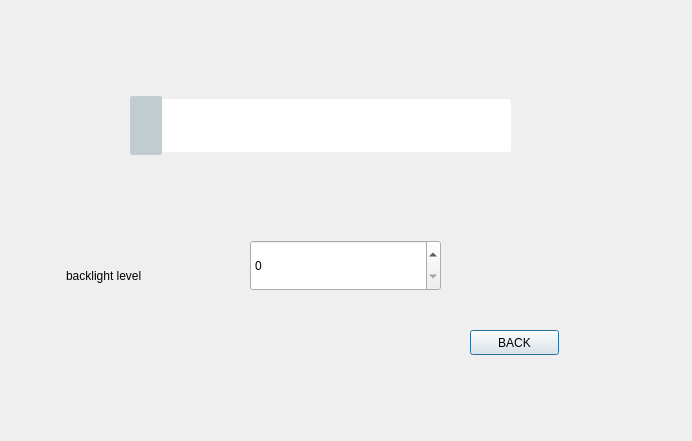
<?xml version="1.0" encoding="UTF-8"?>
<ui version="4.0">
 <class>Dialog</class>
 <widget class="QDialog" name="Dialog">
  <property name="geometry">
   <rect>
    <x>0</x>
    <y>0</y>
    <width>692</width>
    <height>441</height>
   </rect>
  </property>
  <property name="windowTitle">
   <string>Dialog</string>
  </property>
  <widget class="QSlider" name="horizontalSlider">
   <property name="geometry">
    <rect>
     <x>130</x>
     <y>90</y>
     <width>381</width>
     <height>71</height>
    </rect>
   </property>
   <property name="styleSheet">
    <string notr="true">/*horizontal ：水平QSlider*/
QSlider::groove:horizontal {
border: 0px solid #bbb;
}

/*1.滑动过的槽设计参数*/
QSlider::sub-page:horizontal {
 /*槽颜色*/
background: rgb(90,49,255);
 /*外环区域倒圆角度*/
border-radius: 2px;
 /*上遮住区域高度*/
margin-top:20px;
 /*下遮住区域高度*/
margin-bottom:20px;
/*width在这里无效，不写即可*/
}

/*2.未滑动过的槽设计参数*/
QSlider::add-page:horizontal {
/*槽颜色*/
background: rgb(255,255, 255);
/*外环大小0px就是不显示，默认也是0*/
border: 0px solid #777;
/*外环区域倒圆角度*/
border-radius: 2px;
 /*上遮住区域高度*/
margin-top:9px;
 /*下遮住区域高度*/
margin-bottom:9px;
}
 
/*3.平时滑动的滑块设计参数*/
QSlider::handle:horizontal {
/*滑块颜色*/
background: rgb(193,204,208);
/*滑块的宽度*/
width: 30px;
/*滑块外环为1px，再加颜色*/
border: 1px solid rgb(193,204,208);
 /*滑块外环倒圆角度*/
border-radius: 2px; 
 /*上遮住区域高度*/
margin-top:6px;
 /*下遮住区域高度*/
margin-bottom:6px;
}

/*4.手动拉动时显示的滑块设计参数*/
QSlider::handle:horizontal:hover {
/*滑块颜色*/
background: rgb(193,204,208);
/*滑块的宽度*/
width: 30px;
/*滑块外环为1px，再加颜色*/
border: 1px solid rgb(193,204,208);
 /*滑块外环倒圆角度*/
border-radius: 5px; 
 /*上遮住区域高度*/
margin-top:4px;
 /*下遮住区域高度*/
margin-bottom:4px;
}
</string>
   </property>
   <property name="orientation">
    <enum>Qt::Horizontal</enum>
   </property>
  </widget>
  <widget class="QLabel" name="label">
   <property name="geometry">
    <rect>
     <x>66</x>
     <y>250</y>
     <width>121</width>
     <height>51</height>
    </rect>
   </property>
   <property name="text">
    <string>backlight level</string>
   </property>
  </widget>
  <widget class="QSpinBox" name="spinBox">
   <property name="geometry">
    <rect>
     <x>250</x>
     <y>240</y>
     <width>191</width>
     <height>51</height>
    </rect>
   </property>
  </widget>
  <widget class="QPushButton" name="pushButton">
   <property name="geometry">
    <rect>
     <x>470</x>
     <y>330</y>
     <width>89</width>
     <height>25</height>
    </rect>
   </property>
   <property name="text">
    <string>BACK</string>
   </property>
  </widget>
 </widget>
 <resources/>
 <connections/>
</ui>
